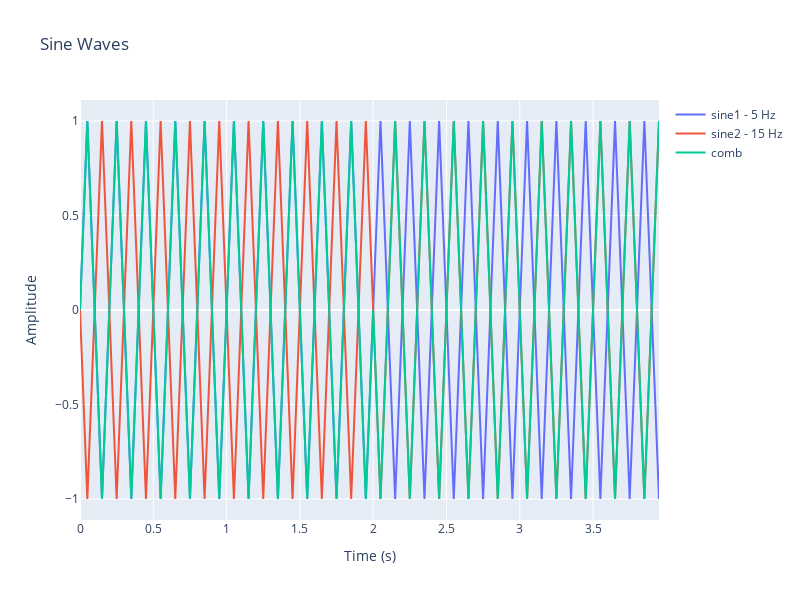
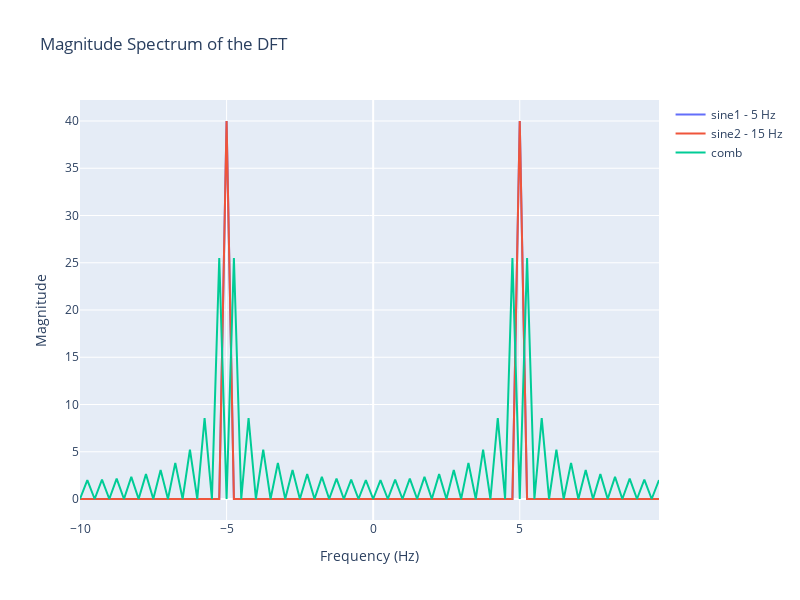
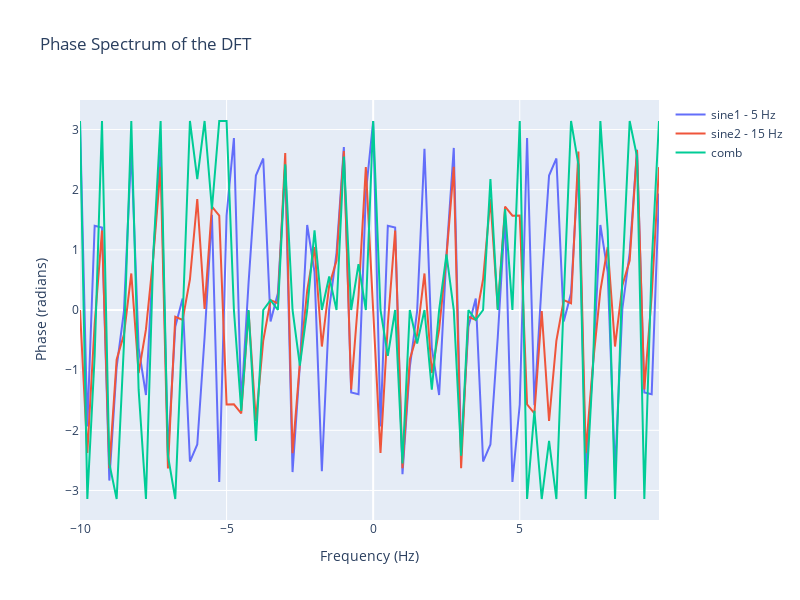

These figures' notebook cell, in order:
### Markdown cell above
# Exploring the Effects of Aliasing in Frequency Domain

In this notebook, we explore the effects of aliasing when sampled frequencies exceed the Nyquist frequency.

We begin by setting the sampling rate to 20 Hz (`n = 0.05`). We select two sine waves with frequencies of 5 Hz and 15 Hz, and combine them using the `comb` function.

In the waveform plot, we can deselect both `sine1` and `sine2` plots, leaving only the `comb` plot open. This allows us to clearly see that `sine2`, despite having a frequency of 15 Hz (which is 5 Hz over the Nyquist frequency of 10 Hz), is aliased as a 5 Hz wave but with an inverted phase. By inverting the phase of `sine2` with `π`, we can now see that the `comb` waveform appears consistent, despite being a combination of two waves with different frequencies and phases.

In the magnitude DFT analysis plot, we observe a similar behavior. Interestingly, you can see the difference between the two waves in the phase spectrum of the DFT. The phase plot shows distinct phase shifts corresponding to the original and aliased frequencies. For `sine1` (5 Hz), the phase remains as expected, while for `sine2` (15 Hz), the aliasing effect causes the phase to shift by `π`, indicating the inversion. This distinction in the phase spectrum helps in identifying the presence and characteristics of the aliased signal.

### Code cell
import sys
sys.path.append('../')

import numpy as np
import plotly.graph_objects as go
from py_scripts.waveform_utils import generate_waveforms, apply_window_to_waveforms, plot_waveforms

config = {
    # Time step in seconds
    'n': 0.05, 
    
    # Maximum time
    't_max': 4.0, 
    
    # Waveforms to show as list: 'sine1', 'sine2', 'am', 'fm', 'sum', 'comb'
    'selected_waveforms': ['sine1', 'sine2', 'comb'],
    
    # Parameters for sine wave 1: amp, freq, phase
    'amp1': 1.0, 'freq1': 5, 'phase1': 0*np.pi,
    
    # Parameters for sine wave 2: amp, freq, phase
    'amp2': 1.0, 'freq2': 15, 'phase2': 0*np.pi,
    
    # Set the modulation index for AM
    'index_am': 1,
    
    # Set the modulation index for FM
    'index_fm': 0.1,
    
    # Apply window function
    'apply_window': False,
    
    # Type of window function to apply. Reference here: https://docs.scipy.org/doc/scipy/reference/generated/scipy.signal.get_window.html
    'window_type': 'blackman',
    
    # Add dotted lines overlay (disable if using high SR!)
    'add_dotted_lines': False
}

waveform_data, t = generate_waveforms(config)

if config['apply_window']:
    waveform_data = apply_window_to_waveforms(waveform_data, t, config['window_type'])

plot_waveforms(waveform_data, t, config)
